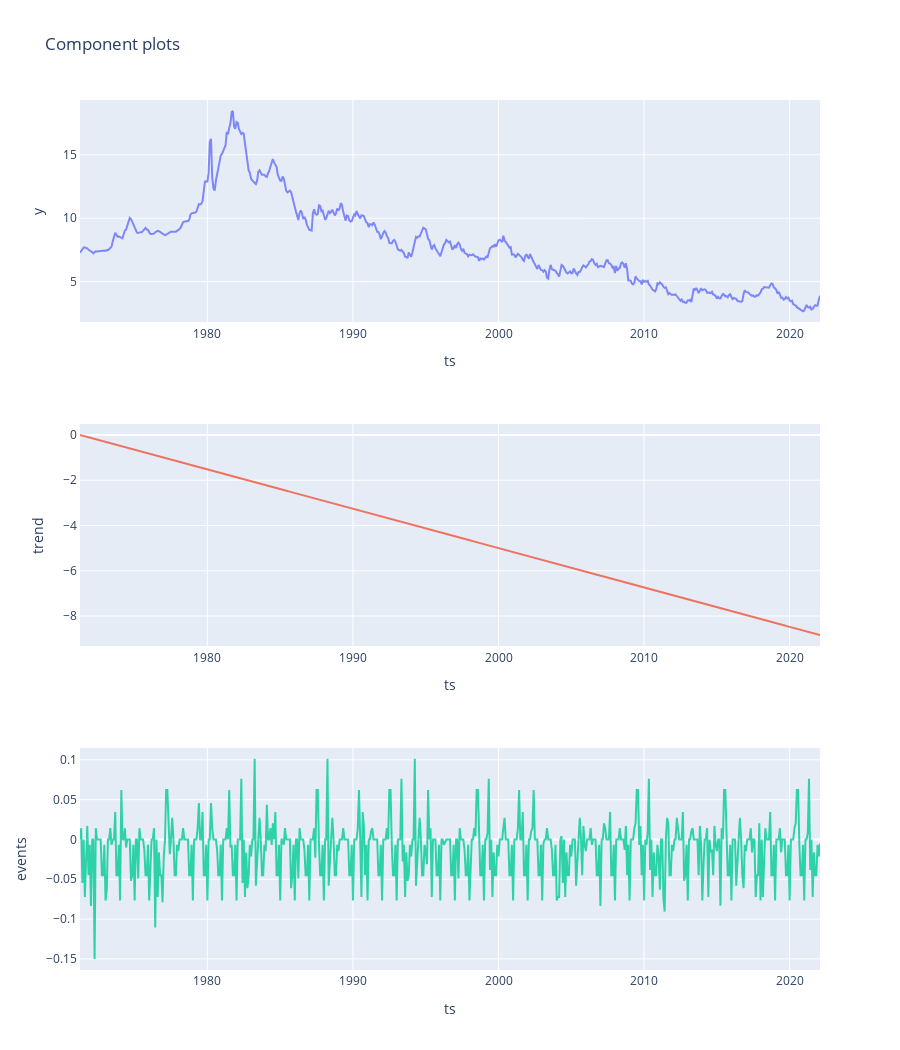

Notebook code for this chart:
### Code cell
fig = forecast.plot_components()
plotly.io.show(fig)

### Figure 1 — Plotly figure (JSON) as saved in the notebook; plotly's stock layout.template omitted (floating-point values rounded to 4 significant figures; data arrays with more than 128 entries replaced by an {"elided": "..."} marker saying what was removed)
{"data": [{"mode": "lines", "name": "y", "opacity": 0.8, "showlegend": false, "type": "scatter", "x": {"elided": "611 str values"}, "xaxis": "x", "y": {"elided": "611 float values"}, "yaxis": "y"}, {"mode": "lines", "name": "trend", "opacity": 0.8, "showlegend": false, "type": "scatter", "x": {"elided": "611 str values"}, "xaxis": "x2", "y": {"elided": "611 float values"}, "yaxis": "y2"}, {"mode": "lines", "name": "events", "opacity": 0.8, "showlegend": false, "type": "scatter", "x": {"elided": "611 str values"}, "xaxis": "x3", "y": {"elided": "611 float values"}, "yaxis": "y3"}], "layout": {"height": 1050, "showlegend": true, "title": {"text": "Component plots"}, "xaxis": {"anchor": "y", "domain": [0, 1], "mirror": true, "showline": true, "title": {"text": "ts"}}, "xaxis2": {"anchor": "y2", "domain": [0, 1], "mirror": true, "showline": true, "title": {"text": "ts"}}, "xaxis3": {"anchor": "y3", "domain": [0, 1], "mirror": true, "showline": true, "title": {"text": "ts"}}, "yaxis": {"anchor": "x", "domain": [0.7444, 1], "mirror": true, "showline": true, "title": {"text": "y"}}, "yaxis2": {"anchor": "x2", "domain": [0.3722, 0.6278], "mirror": true, "showline": true, "title": {"text": "trend"}}, "yaxis3": {"anchor": "x3", "domain": [0, 0.2556], "mirror": true, "showline": true, "title": {"text": "events"}}}}
